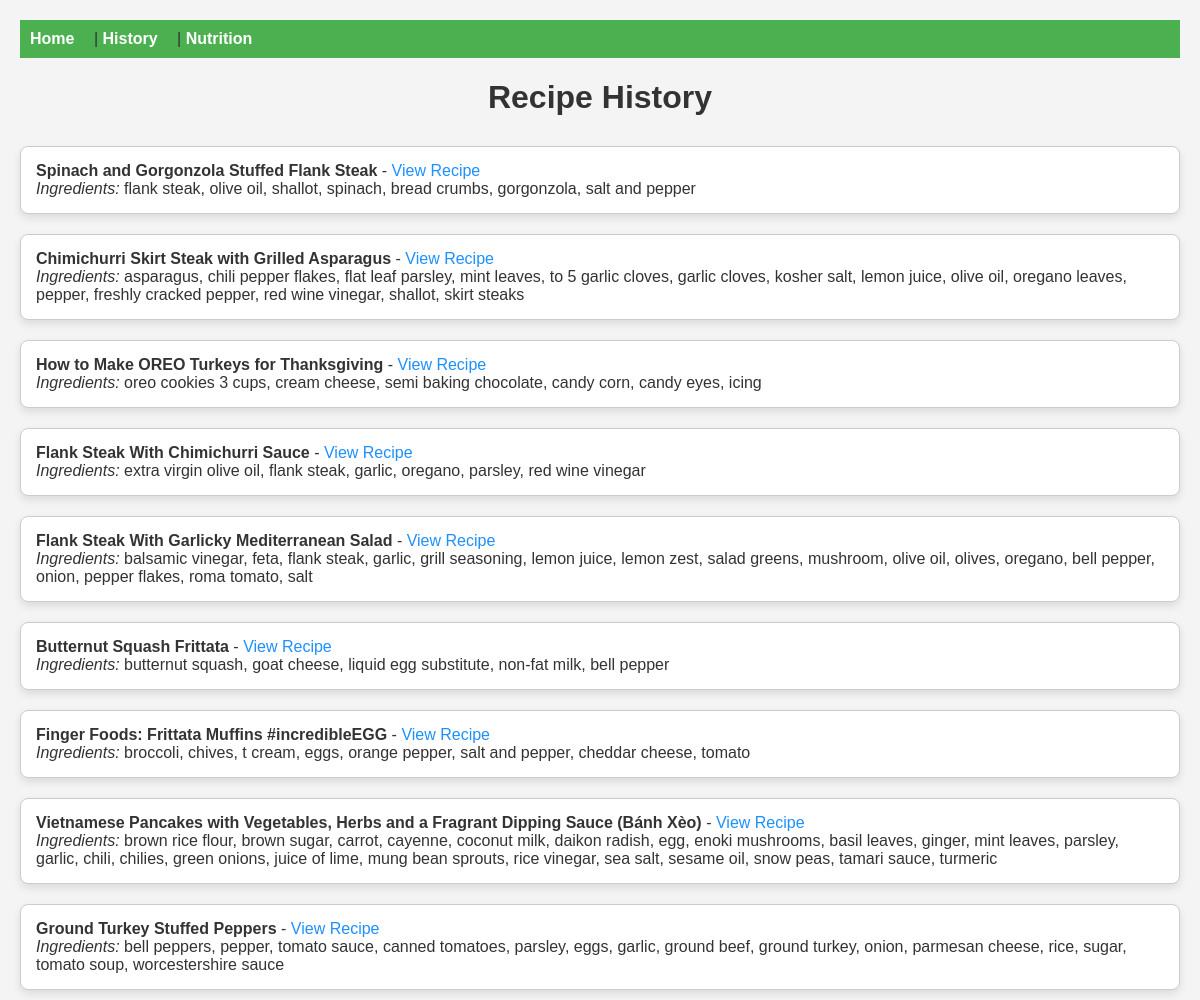
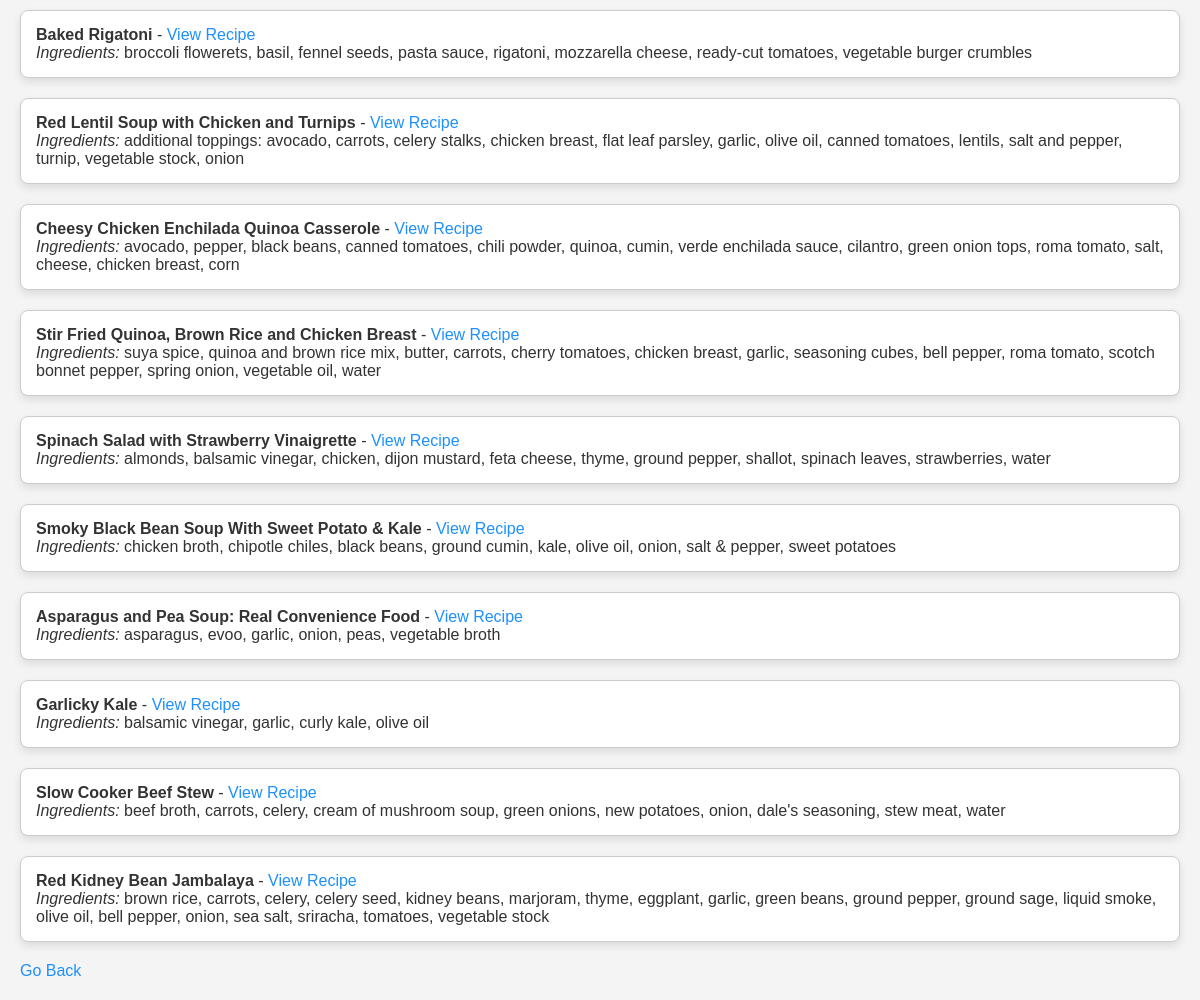
Before: /history with the older database file (2 pictures, top to bottom).
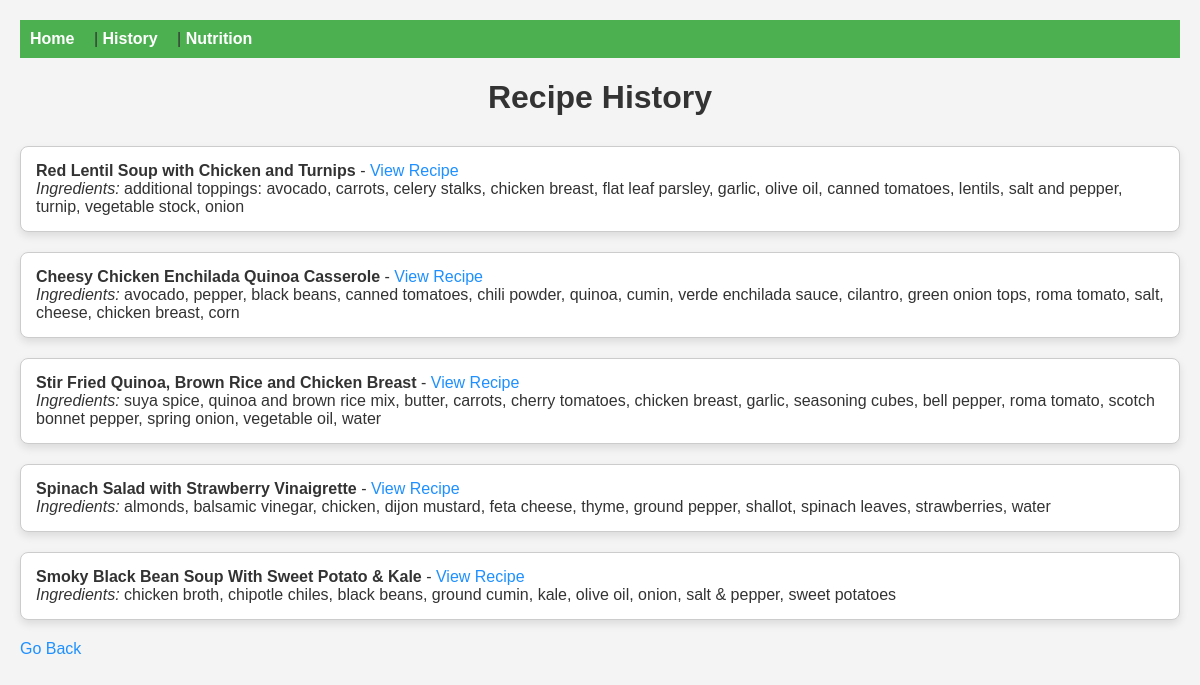
After: the same page with the newer database file.
### tables this page shows
CREATE TABLE recipes (
            id INTEGER PRIMARY KEY AUTOINCREMENT,
            title TEXT NOT NULL,
            url TEXT NOT NULL
        , nutrition_info TEXT);

### app.py (the view)
@app.route('/history')
def history():
    recipes = db.get_recipes_with_nutrition()
    return render_template('history.html', recipes=recipes)

### db.py (called while the page is built)
def get_recipes_with_nutrition():
    conn = sqlite3.connect('recipes.db')
    c = conn.cursor()
    c.execute('''
        SELECT recipes.title, recipes.url, recipes.nutrition_info, GROUP_CONCAT(DISTINCT ingredients.name)
        FROM recipes
        JOIN recipe_ingredients ON recipes.id = recipe_ingredients.recipe_id
        JOIN ingredients ON recipe_ingredients.ingredient_id = ingredients.id
        GROUP BY recipes.id
    ''')
    recipes = []
    for row in c.fetchall():
        title = row[0]
        url = row[1]
        nutrition_info = json.loads(row[2]) if row[2] else []
        ingredient_names = row[3].split(',')
        recipes.append({
            'title': title,
            'url': url,
            'ingredients': ingredient_names,
            'nutrition': nutrition_info
        })
    conn.close()
    return recipes

### templates/history.html (shortened to what this page needs)
<!DOCTYPE html>
<html lang="en">
<head>
</head>
<body>
    <nav>
        <a href="/">Home</a> |
        <a href="/history">History</a> |
        <a href="/nutrition">Nutrition</a>
    </nav>
    <h1>Recipe History</h1>
    <ul>
        {% for recipe in recipes %}
            <li>
                <strong>{{ recipe.title }}</strong> -
                <a href="{{ recipe.url }}" target="_blank">View Recipe</a>
                <br>
                <em>Ingredients:</em> {{ recipe.ingredients | join(', ') }}
            </li>
        {% endfor %}
    </ul>
    <a href="/">Go Back</a>
</body>
</html>

### templates/history.html (style rules this page uses)
body { font-family: Arial, sans-serif; margin: 0; padding: 20px; background-color: #f4f4f4; color: #333; }
nav { background-color: #4CAF50; padding: 10px; margin-bottom: 20px; }
nav a { color: white; margin-right: 15px; text-decoration: none; font-weight: bold; }
h1 { color: #333; text-align: center; margin-bottom: 30px; }
ul { list-style-type: none; padding: 0; }
li { margin-bottom: 20px; padding: 15px; background-color: white; border-radius: 8px; box-shadow: 0 4px 8px rgba(0, 0, 0, 0.1); border: 1px solid #ccc; }
a { color: #1e90ff; text-decoration: none; }

Changed rows visible on the page:
removed recipes: title "Spinach and Gorgonzola Stuffed Flank Steak", ingredients "flank steak, olive oil, shallot, spinach, bread crumbs, gorgonzola, salt and pepper"
removed recipes: title "Chimichurri Skirt Steak with Grilled Asparagus", ingredients "asparagus, chili pepper flakes, flat leaf parsley, mint leaves, to 5 garlic cloves, garlic cloves, kosher salt, lemon juice, olive oil, oregano leaves, pepper, freshly cracked pepper, red wine vinegar, shallot, skirt steaks"
removed recipes: title "How to Make OREO Turkeys for Thanksgiving", ingredients "oreo cookies 3 cups, cream cheese, semi baking chocolate, candy corn, candy eyes, icing"
removed recipes: title "Flank Steak With Chimichurri Sauce", ingredients "extra virgin olive oil, flank steak, garlic, oregano, parsley, red wine vinegar"
removed recipes: title "Flank Steak With Garlicky Mediterranean Salad", ingredients "balsamic vinegar, feta, flank steak, garlic, grill seasoning, lemon juice, lemon zest, salad greens, mushroom, olive oil, olives, oregano, bell pepper, onion, pepper flakes, roma tomato, salt"
removed recipes: title "Butternut Squash Frittata", ingredients "butternut squash, goat cheese, liquid egg substitute, non-fat milk, bell pepper"
removed recipes: title "Finger Foods: Frittata Muffins #incredibleEGG", ingredients "broccoli, chives, t cream, eggs, orange pepper, salt and pepper, cheddar cheese, tomato"
removed recipes: title "Vietnamese Pancakes with Vegetables, Herbs and a Fragrant Dipping Sauce (Bánh Xèo)", ingredients "brown rice flour, brown sugar, carrot, cayenne, coconut milk, daikon radish, egg, enoki mushrooms, basil leaves, ginger, mint leaves, parsley, garlic, chili, chilies, green onions, juice of lime, mung bean sprouts, rice vinegar, sea salt, sesame oil, snow peas, tamari sauce, turmeric"
removed recipes: title "Ground Turkey Stuffed Peppers", ingredients "bell peppers, pepper, tomato sauce, canned tomatoes, parsley, eggs, garlic, ground beef, ground turkey, onion, parmesan cheese, rice, sugar, tomato soup, worcestershire sauce"
removed recipes: title "Baked Rigatoni", ingredients "broccoli flowerets, basil, fennel seeds, pasta sauce, rigatoni, mozzarella cheese, ready-cut tomatoes, vegetable burger crumbles"
removed recipes: title "Asparagus and Pea Soup: Real Convenience Food", ingredients "asparagus, evoo, garlic, onion, peas, vegetable broth"
removed recipes: title "Garlicky Kale", ingredients "balsamic vinegar, garlic, curly kale, olive oil"
removed recipes: title "Slow Cooker Beef Stew", ingredients "beef broth, carrots, celery, cream of mushroom soup, green onions, new potatoes, onion, dale's seasoning, stew meat, water"
removed recipes: title "Red Kidney Bean Jambalaya", ingredients "brown rice, carrots, celery, celery seed, kidney beans, marjoram, thyme, eggplant, garlic, green beans, ground pepper, ground sage, liquid smoke, olive oil, bell pepper, onion, sea salt, sriracha, tomatoes, vegetable stock"
